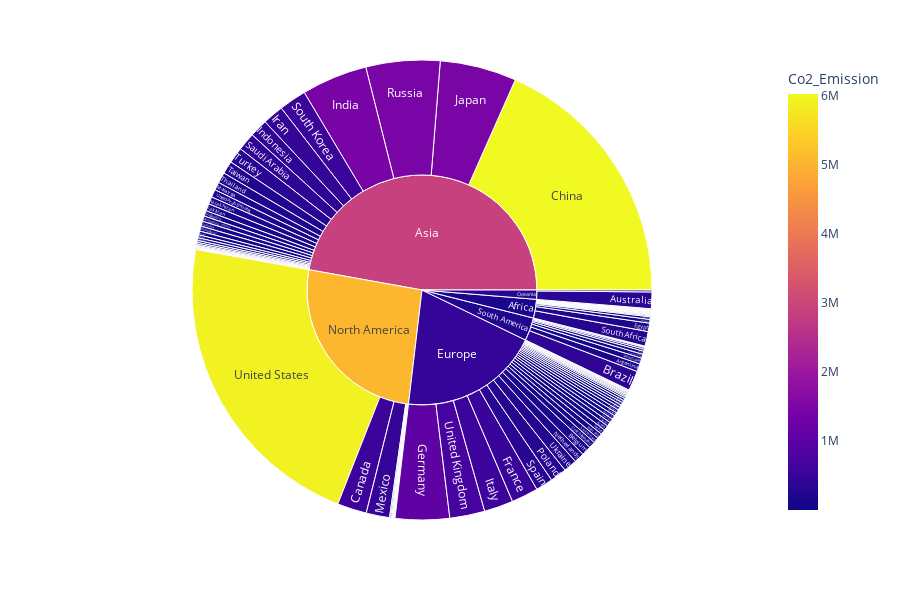

Here is the notebook cell this chart was saved with:
### Code cell
px.sunburst(df_co, 
           color='Co2_Emission',
           values='Co2_Emission',
           path=['Continent', 'Country'],
           height=600,
           hover_name='Country')

### Figure 1 — Plotly figure (JSON) as saved in the notebook; plotly's stock layout.template omitted (floating-point values rounded to 4 significant figures)
{"data": [{"branchvalues": "total", "customdata": [[5160.0], [156200.0], [6703.0], [324900.0], [94140.0], [33650.0], [15160.0], [64480.0], [60310.0], [184600.0], [6035.0], [12800.0], [11370.0], [404900.0], [5785.0], [44630.0], [2900.0], [9886.0], [7710.0], [560100.0], [66230.0], [6031000.0], [79540.0], [11610.0], [9445.0], [23620.0], [9129.0], [124600.0], [63070.0], [21890.0], [35880.0], [174100.0], [8158.0], [19780.0], [12100.0], [76870.0], [509000.0], [9640.0], [1034000.0], [15680.0], [96380.0], [14660.0], [1959.0], [9205.0], [104300.0], [74630.0], [1447000.0], [390200.0], [453600.0], [51840.0], [73310.0], [554800.0], [8784.0], [1452000.0], [25720.0], [158300.0], [16780.0], [63120.0], [12710.0], [8545.0], [14360.0], [26360.0], [17610.0], [3541.0], [2456.0], [173500.0], [4458.0], [4688.0], [455200.0], [20100.0], [51830.0], [10150.0], [6526.0], [9224.0], [195600.0], [36480.0], [5253.0], [79810.0], [45120.0], [42780.0], [150900.0], [16490.0], [6896.0], [45300.0], [100400.0], [312000.0], [68970.0], [50730.0], [106000.0], [1451000.0], [645.9], [417800.0], [7389.0], [108000.0], [50120.0], [18720.0], [289300.0], [537200.0], [332600.0], [21690.0], [80820.0], [105700.0], [247700.0], [12950.0], [218100.0], [4901.0], [22280.0], [21820.0], [326300.0], [5326.0], [267400.0], [181200.0], [665900.0], [5923000.0], [9556.0], [125700.0], [136900.0], [6115.0], [15890.0], [166700.0], [2900000.0], [472300.0], [5063000.0], [295400.0], [233300.0]], "domain": {"x": [0, 1], "y": [0, 1]}, "hovertemplate": "<b>%{hovertext}</b><br><br>labels=%{label}<br>Co2_Emission_sum=%{value}<br>parent=%{parent}<br>id=%{id}<br>Co2_Emission=%{color}<extra></extra>", "hovertext": ["Albania", "Argentina", "Armenia", "Australia", "Austria", "Azerbaijan", "Bahrain", "Bangladesh", "Belarus", "Belgium", "Benin", "Bolivia", "Botswana", "Brazil", "Brunei", "Bulgaria", "Burkina Faso", "Cambodia", "Cameroon", "Canada", "Chile", "China", "Colombia", "Costa Rica", "Cote d'Ivoire", "Croatia", "Cyprus", "Czech Republic", "Denmark", "Dominican Republic", "Ecuador", "Egypt", "El Salvador", "Estonia", "Ethiopia", "Finland", "France", "Georgia", "Germany", "Ghana", "Greece", "Guatemala", "Guinea", "Honduras", "Hong Kong, China", "Hungary", "India", "Indonesia", "Iran", "Ireland", "Israel", "Italy", "Jamaica", "Japan", "Jordan", "Kazakhstan", "Kenya", "Kuwait", "Kyrgyz Republic", "Lao", "Latvia", "Lithuania", "Luxembourg", "Madagascar", "Malawi", "Malaysia", "Malta", "Mauritius", "Mexico", "Mongolia", "Morocco", "Mozambique", "Namibia", "Nepal", "Netherlands", "New Zealand", "Nicaragua", "Nigeria", "Norway", "Oman", "Pakistan", "Panama", "Paraguay", "Peru", "Philippines", "Poland", "Portugal", "Qatar", "Romania", "Russia", "Rwanda", "Saudi Arabia", "Senegal", "Singapore", "Slovak Republic", "Slovenia", "South Africa", "South Korea", "Spain", "Sri Lanka", "Sweden", "Switzerland", "Taiwan", "Tanzania", "Thailand", "Togo", "Trinidad and Tobago", "Tunisia", "Turkey", "Uganda", "Ukraine", "United Arab Emirates", "United Kingdom", "United States", "Uruguay", "Venezuela", "Vietnam", "Zambia", "Zimbabwe", "(?)", "(?)", "(?)", "(?)", "(?)", "(?)"], "ids": ["Europe/Albania", "South America/Argentina", "Europe/Armenia", "Oceania/Australia", "Europe/Austria", "Europe/Azerbaijan", "Asia/Bahrain", "Asia/Bangladesh", "Europe/Belarus", "Europe/Belgium", "Africa/Benin", "South America/Bolivia", "Africa/Botswana", "South America/Brazil", "Asia/Brunei", "Europe/Bulgaria", "Africa/Burkina Faso", "Asia/Cambodia", "Africa/Cameroon", "North America/Canada", "South America/Chile", "Asia/China", "South America/Colombia", "North America/Costa Rica", "Africa/Cote d'Ivoire", "Europe/Croatia", "Europe/Cyprus", "Europe/Czech Republic", "Europe/Denmark", "North America/Dominican Republic", "South America/Ecuador", "Africa/Egypt", "North America/El Salvador", "Europe/Estonia", "Africa/Ethiopia", "Europe/Finland", "Europe/France", "Europe/Georgia", "Europe/Germany", "Africa/Ghana", "Europe/Greece", "North America/Guatemala", "Africa/Guinea", "North America/Honduras", "Asia/Hong Kong, China", "Europe/Hungary", "Asia/India", "Asia/Indonesia", "Asia/Iran", "Europe/Ireland", "Asia/Israel", "Europe/Italy", "North America/Jamaica", "Asia/Japan", "Asia/Jordan", "Asia/Kazakhstan", "Africa/Kenya", "Asia/Kuwait", "Asia/Kyrgyz Republic", "Asia/Lao", "Europe/Latvia", "Europe/Lithuania", "Europe/Luxembourg", "Africa/Madagascar", "Africa/Malawi", "Asia/Malaysia", "Europe/Malta", "Africa/Mauritius", "North America/Mexico", "Asia/Mongolia", "Africa/Morocco", "Africa/Mozambique", "Africa/Namibia", "Asia/Nepal", "Europe/Netherlands", "Oceania/New Zealand", "North America/Nicaragua", "Africa/Nigeria", "Europe/Norway", "Asia/Oman", "Asia/Pakistan", "North America/Panama", "South America/Paraguay", "South America/Peru", "Asia/Philippines", "Europe/Poland", "Europe/Portugal", "Asia/Qatar", "Europe/Romania", "Asia/Russia", "Africa/Rwanda", "Asia/Saudi Arabia", "Africa/Senegal", "Asia/Singapore", "Europe/Slovak Republic", "Europe/Slovenia", "Africa/South Africa", "Asia/South Korea", "Europe/Spain", "Asia/Sri Lanka", "Europe/Sweden", "Europe/Switzerland", "Asia/Taiwan", "Africa/Tanzania", "Asia/Thailand", "Africa/Togo", "North America/Trinidad and Tobago", "Africa/Tunisia", "Asia/Turkey", "Africa/Uganda", "Europe/Ukraine", "Asia/United Arab Emirates", "Europe/United Kingdom", "North America/United States", "South America/Uruguay", "South America/Venezuela", "Asia/Vietnam", "Africa/Zambia", "Africa/Zimbabwe", "Africa", "Asia", "Europe", "North America", "Oceania", "South America"], "labels": ["Albania", "Argentina", "Armenia", "Australia", "Austria", "Azerbaijan", "Bahrain", "Bangladesh", "Belarus", "Belgium", "Benin", "Bolivia", "Botswana", "Brazil", "Brunei", "Bulgaria", "Burkina Faso", "Cambodia", "Cameroon", "Canada", "Chile", "China", "Colombia", "Costa Rica", "Cote d'Ivoire", "Croatia", "Cyprus", "Czech Republic", "Denmark", "Dominican Republic", "Ecuador", "Egypt", "El Salvador", "Estonia", "Ethiopia", "Finland", "France", "Georgia", "Germany", "Ghana", "Greece", "Guatemala", "Guinea", "Honduras", "Hong Kong, China", "Hungary", "India", "Indonesia", "Iran", "Ireland", "Israel", "Italy", "Jamaica", "Japan", "Jordan", "Kazakhstan", "Kenya", "Kuwait", "Kyrgyz Republic", "Lao", "Latvia", "Lithuania", "Luxembourg", "Madagascar", "Malawi", "Malaysia", "Malta", "Mauritius", "Mexico", "Mongolia", "Morocco", "Mozambique", "Namibia", "Nepal", "Netherlands", "New Zealand", "Nicaragua", "Nigeria", "Norway", "Oman", "Pakistan", "Panama", "Paraguay", "Peru", "Philippines", "Poland", "Portugal", "Qatar", "Romania", "Russia", "Rwanda", "Saudi Arabia", "Senegal", "Singapore", "Slovak Republic", "Slovenia", "South Africa", "South Korea", "Spain", "Sri Lanka", "Sweden", "Switzerland", "Taiwan", "Tanzania", "Thailand", "Togo", "Trinidad and Tobago", "Tunisia", "Turkey", "Uganda", "Ukraine", "United Arab Emirates", "United Kingdom", "United States", "Uruguay", "Venezuela", "Vietnam", "Zambia", "Zimbabwe", "Africa", "Asia", "Europe", "North America", "Oceania", "South America"], "marker": {"coloraxis": "coloraxis", "colors": [5160.0, 156200.0, 6703.0, 324900.0, 94140.0, 33650.0, 15160.0, 64480.0, 60310.0, 184600.0, 6035.0, 12800.0, 11370.0, 404900.0, 5785.0, 44630.0, 2900.0, 9886.0, 7710.0, 560100.0, 66230.0, 6031000.0, 79540.0, 11610.0, 9445.0, 23620.0, 9129.0, 124600.0, 63070.0, 21890.0, 35880.0, 174100.0, 8158.0, 19780.0, 12100.0, 76870.0, 509000.0, 9640.0, 1034000.0, 15680.0, 96380.0, 14660.0, 1959.0, 9205.0, 104300.0, 74630.0, 1447000.0, 390200.0, 453600.0, 51840.0, 73310.0, 554800.0, 8784.0, 1452000.0, 25720.0, 158300.0, 16780.0, 63120.0, 12710.0, 8545.0, 14360.0, 26360.0, 17610.0, 3541.0, 2456.0, 173500.0, 4458.0, 4688.0, 455200.0, 20100.0, 51830.0, 10150.0, 6526.0, 9224.0, 195600.0, 36480.0, 5253.0, 79810.0, 45120.0, 42780.0, 150900.0, 16490.0, 6896.0, 45300.0, 100400.0, 312000.0, 68970.0, 50730.0, 106000.0, 1451000.0, 645.9, 417800.0, 7389.0, 108000.0, 50120.0, 18720.0, 289300.0, 537200.0, 332600.0, 21690.0, 80820.0, 105700.0, 247700.0, 12950.0, 218100.0, 4901.0, 22280.0, 21820.0, 326300.0, 5326.0, 267400.0, 181200.0, 665900.0, 5923000.0, 9556.0, 125700.0, 136900.0, 6115.0, 15890.0, 166700.0, 2900000.0, 472300.0, 5063000.0, 295400.0, 233300.0]}, "name": "", "parents": ["Europe", "South America", "Europe", "Oceania", "Europe", "Europe", "Asia", "Asia", "Europe", "Europe", "Africa", "South America", "Africa", "South America", "Asia", "Europe", "Africa", "Asia", "Africa", "North America", "South America", "Asia", "South America", "North America", "Africa", "Europe", "Europe", "Europe", "Europe", "North America", "South America", "Africa", "North America", "Europe", "Africa", "Europe", "Europe", "Europe", "Europe", "Africa", "Europe", "North America", "Africa", "North America", "Asia", "Europe", "Asia", "Asia", "Asia", "Europe", "Asia", "Europe", "North America", "Asia", "Asia", "Asia", "Africa", "Asia", "Asia", "Asia", "Europe", "Europe", "Europe", "Africa", "Africa", "Asia", "Europe", "Africa", "North America", "Asia", "Africa", "Africa", "Africa", "Asia", "Europe", "Oceania", "North America", "Africa", "Europe", "Asia", "Asia", "North America", "South America", "South America", "Asia", "Europe", "Europe", "Asia", "Europe", "Asia", "Africa", "Asia", "Africa", "Asia", "Europe", "Europe", "Africa", "Asia", "Europe", "Asia", "Europe", "Europe", "Asia", "Africa", "Asia", "Africa", "North America", "Africa", "Asia", "Africa", "Europe", "Asia", "Europe", "North America", "South America", "South America", "Asia", "Africa", "Africa", "", "", "", "", "", ""], "type": "sunburst", "values": [132230, 4166200, 153230, 8798000, 2624100, 918500, 398380, 1415300, 1578800, 5105000, 122369, 314150, 222460, 10582000, 134050, 1237400, 63058, 179870, 168750, 15586000, 1671300, 138440000, 2140700, 298690, 223390, 639800, 242470, 3447000, 1752300, 576560, 891200, 4439900, 219200, 531800, 242900, 2131400, 14206000, 238380, 28762000, 356040, 2637800, 373230, 49780, 227030, 2845500, 2069500, 34864000, 9591000, 11077000, 1408800, 2006600, 15428000, 240940, 40600000, 668600, 3918400, 397480, 1568300, 302760, 104786, 387200, 677800, 414190, 84040, 65580, 4216300, 118250, 126600, 12402000, 386810, 1367100, 202510, 128780, 175340, 5401000, 1004900, 136530, 1959300, 1234100, 876300, 3832500, 256136, 174880, 1106400, 2648200, 8689000, 1889800, 1064400, 2850700, 39250000, 16656, 9535000, 178190, 2937800, 1379500, 520000, 7769000, 14525000, 9104000, 498100, 2253700, 2904400, 6805000, 256080, 5696000, 95510, 533040, 592600, 8501000, 113620, 7106000, 4147400, 18558000, 164910000, 247340, 3134300, 2689400, 150650, 398350, 19790693, 355899096, 148732150, 195759356, 9802900, 24428470]}], "layout": {"coloraxis": {"colorbar": {"title": {"text": "Co2_Emission"}}, "colorscale": [[0, "#0d0887"], [0.1111, "#46039f"], [0.2222, "#7201a8"], [0.3333, "#9c179e"], [0.4444, "#bd3786"], [0.5556, "#d8576b"], [0.6667, "#ed7953"], [0.7778, "#fb9f3a"], [0.8889, "#fdca26"], [1, "#f0f921"]]}, "height": 600, "legend": {"tracegroupgap": 0}, "margin": {"t": 60}}}
